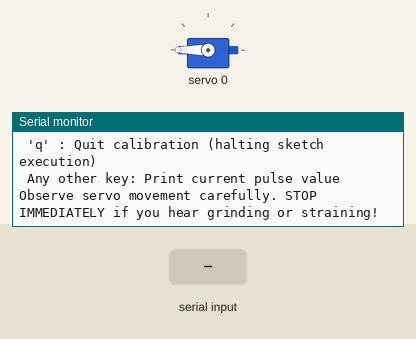
A sketch run on a simulated ESP32. Parts: servo, the last lines printed to the serial monitor. The inputs (shaded band) are chosen by the test bench.

Above: at 1.2 s.
1.3 s: "u" received over Serial
At 2.5 s:
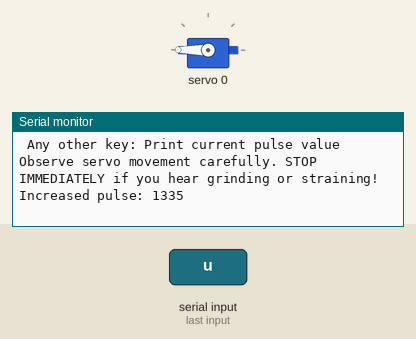
2.8 s: "d" received over Serial
At 3.7 s:
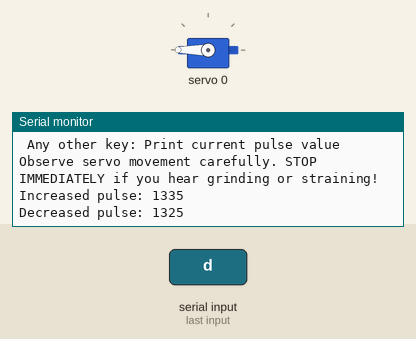
4.3 s: "r" received over Serial
At 4.9 s:
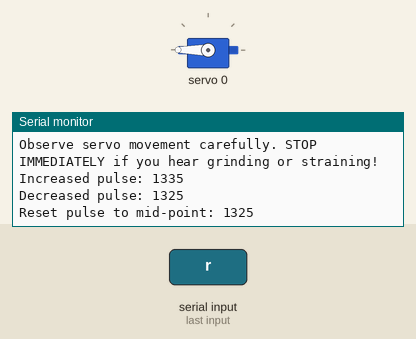

The sketch:

esp32_servo_calibration.ino
```cpp
#include <Wire.h> // Required for I2C communication with PCA9685
#include <Adafruit_PWMServoDriver.h> // PCA9685 library

// --- PCA9685 Configuration ---
// PCA9685 I2C address (default is 0x40)
Adafruit_PWMServoDriver pwm = Adafruit_PWMServoDriver(0x40);

// Standard servo refresh rate (50 Hz)
#define SERVO_FREQ 50

// --- Calibration Servo Channel ---
// Connect the SG90 servo you want to calibrate to this channel on your PCA9685.
// You'll test one servo at a time.
const int servoToCalibrateChannel = 0; // Example: Connect your servo to channel 0

// --- Initial Test Pulse Ranges ---
// These are generous (wide) ranges to ensure you can reach the servo's full physical limits.
// You will find your actual safe limits within these.
#define SERVOMIN_TEST  650  // A very low pulse value (roughly 0.4ms)
#define SERVOMAX_TEST  2000 // A very high pulse value (roughly 3.1ms)

void setup() {
  Serial.begin(115200);
  while (!Serial); // Wait for Serial Monitor to open

  Serial.println("\n--- SG90 Servo Calibration Sketch ---");
  Serial.println("Connect ONE SG90 servo to PCA9685 Channel " + String(servoToCalibrateChannel));
  Serial.println("Open Serial Monitor (115200 baud, No line ending)");
  Serial.println(" ");

  // --- Initialize I2C Bus ---
  Wire.begin();

  // --- Initialize PCA9685 ---
  Serial.print("Initializing PCA9685...");
  pwm.begin();
  pwm.setPWMFreq(SERVO_FREQ); // Set PWM frequency for servos (50 Hz)
  Serial.println("SUCCESS!");

  // --- Set Initial Servo Pulse ---
  // Start the servo in a safe, known approximate center position
  int initialPulse = (SERVOMIN_TEST + SERVOMAX_TEST) / 2;
  pwm.setPWM(servoToCalibrateChannel, 0, initialPulse);
  Serial.print("Servo initialized to pulse: ");
  Serial.println(initialPulse);
  Serial.println(" ");

  Serial.println("--- Calibration Commands ---");
  Serial.println(" 'u' : Increase pulse (move towards max angle) by 1 tick");
  Serial.println(" 'd' : Decrease pulse (move towards min angle) by 1 tick");
  Serial.println(" 'r' : Reset servo to initial mid-point");
  Serial.println(" 'q' : Quit calibration (halting sketch execution)");
  Serial.println(" Any other key: Print current pulse value");
  Serial.println("\nObserve servo movement carefully. STOP IMMEDIATELY if you hear grinding or straining!");
}

void loop() {
  // Static variable to retain its value between loop calls
  static int currentPulse = (SERVOMIN_TEST + SERVOMAX_TEST) / 2;
  const int step = 10; // Increment/decrement step size (adjust if you want larger steps)

  if (Serial.available()) { // Check if a character has been sent via Serial Monitor
    char command = Serial.read(); // Read the character

    switch (command) { // Process the received command
      case 'u': // Increase pulse
        currentPulse += step;
        // Constrain to prevent going excessively high beyond test range
        if (currentPulse > SERVOMAX_TEST) currentPulse = SERVOMAX_TEST;
        Serial.print("Increased pulse: ");
        break;
      case 'd': // Decrease pulse
        currentPulse -= step;
        // Constrain to prevent going excessively low beyond test range
        if (currentPulse < SERVOMIN_TEST) currentPulse = SERVOMIN_TEST;
        Serial.print("Decreased pulse: ");
        break;
      case 'r': // Reset to mid-point
        currentPulse = (SERVOMIN_TEST + SERVOMAX_TEST) / 2;
        Serial.print("Reset pulse to mid-point: ");
        break;
      case 'q': // Quit/Halt
        Serial.println("\nCalibration stopped. Note your values!");
        Serial.print("Final Pulse: ");
        Serial.println(currentPulse);
        while(1); // Halt execution indefinitely
        break;
      default: // Any other character just prints current value
        Serial.print("Current pulse (no change): ");
        break;
    }

    // Apply the new pulse value to the servo
    pwm.setPWM(servoToCalibrateChannel, 0, currentPulse);

    // Print the current pulse value for observation
    Serial.println(currentPulse);
  }
}
```

Measured:
- after the input at 1.3 s, the serial monitor: prints a new line at once (image 1)
- after the input at 2.8 s, the serial monitor: prints a new line at once (image 2)
- after the input at 4.3 s, the serial monitor: prints a new line at once (image 3)
